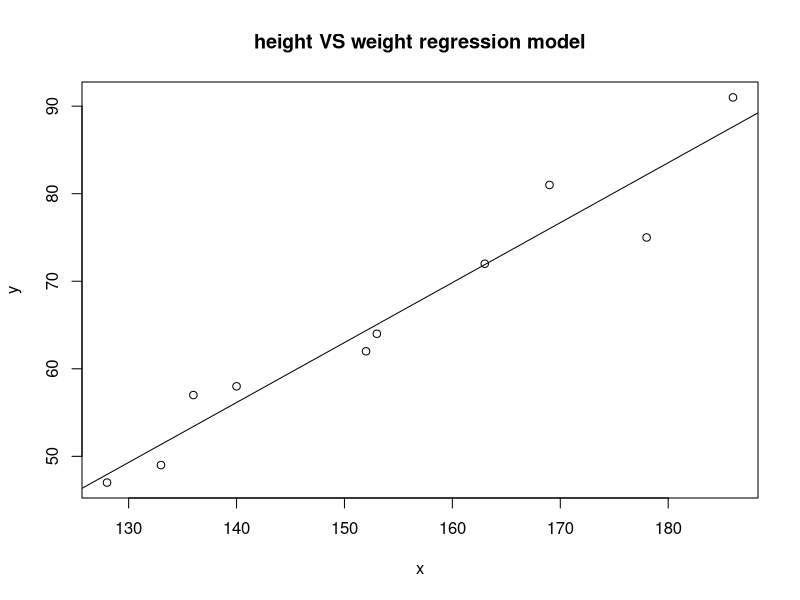

R code for this plot:
#height vector
x<-c(153,169,140,186,128,136,178,163,152,133)
#weight vector
y<-c(64,81,58,91,47,57,75,72,62,49)
#creating  the linear regression 
model<-lm(y~x)
#print regression
print(model)
#find the weight of person
df<-data.frame(x=158)
#res
res<-predict(model,df)
cat("/n predicted value of the person is 1")
print(res)
#about pdf format
png(file="linearRegGFG1.png")
#plot 
plot(x,y,main="height VS weight regression model")
abline(lm(y~x))
#save the file
dev.off()

